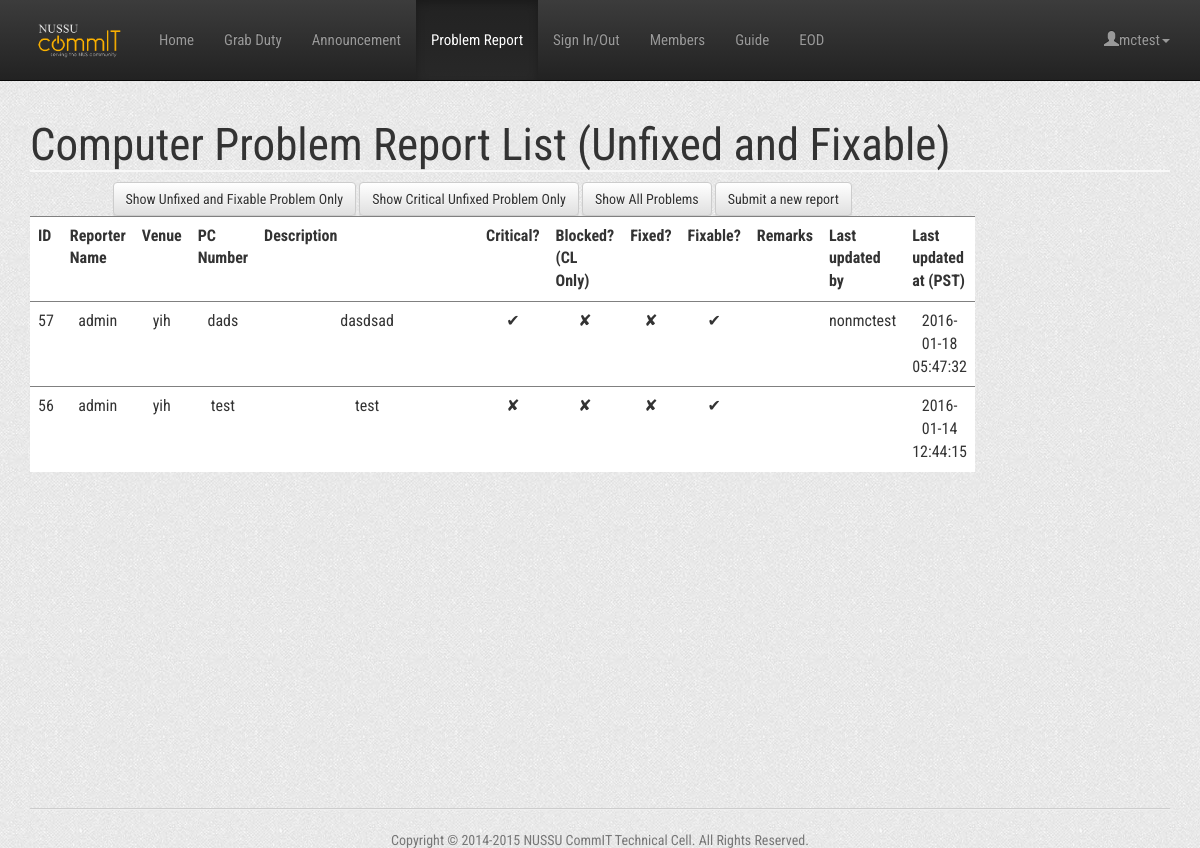
/reportlist.php (signed in), run on the app's committed database.
### tables this page shows
CREATE TABLE IF NOT EXISTS `problems` (
  `id` int(11) NOT NULL,
  `reporter_id` int(11) NOT NULL,
  `venue` varchar(5) NOT NULL,
  `description` varchar(1000) NOT NULL,
  `pc_number` varchar(4) NOT NULL,
  `handler_id` int(11) DEFAULT NULL,
  `blocked` int(11) NOT NULL DEFAULT '0',
  `remarks` varchar(1000) NOT NULL,
  `fixed` int(11) NOT NULL DEFAULT '0',
  `last_updated` timestamp NOT NULL DEFAULT CURRENT_TIMESTAMP ON UPDATE CURRENT_TIMESTAMP,
  `critical` int(11) NOT NULL DEFAULT '1',
  `fixable` int(11) NOT NULL DEFAULT '1'
);

CREATE TABLE IF NOT EXISTS `users` (
  `id` int(11) NOT NULL,
  `name` varchar(40) NOT NULL,
  `matric_number` varchar(30) DEFAULT NULL,
  `contact` varchar(30) DEFAULT NULL COMMENT 'phone number',
  `password` varchar(60) NOT NULL,
  `email` varchar(50) NOT NULL DEFAULT '',
  `is_admin` tinyint(1) NOT NULL DEFAULT '0',
  `cell` varchar(24) NOT NULL DEFAULT 'none',
  `position` varchar(24) NOT NULL DEFAULT 'Subcom',
  `new_ann` int(11) NOT NULL DEFAULT '1',
  `status` int(1) NOT NULL DEFAULT '1' COMMENT 'activation status',
  `temp1` int(11) NOT NULL,
  `temp2` int(11) NOT NULL,
  `tracking` varchar(11) NOT NULL DEFAULT '0',
  `duty` int(11) NOT NULL DEFAULT '1',
  `notification` int(11) NOT NULL DEFAULT '0'
);

### Controller/ProblemController.php (called while the page is built, shortened)
<?php
require_once(dirname(__FILE__).'/../Utils/DBoperation.php');
require_once(dirname(__FILE__).'/UserController.php');
class ProblemController {
    private static $instance;
    private $reportList;
    private function __construct() {
        $this->reportList = new DBOperation("problems");
    }
    public static function getInstance() {
        if (!self::$instance) {
            self::$instance = new self();
        }
        return self::$instance;
    }
    public function getUnfixedReportList() {
        return $this->reportList->get(array('fixed' => 0,
                                            'fixable' => 1));
    }
}
?>

### Utils/DBoperation.php (called while the page is built, shortened)
<?php
require_once(dirname(__FILE__).'/DBhandler.php');
	Class DBOperation
	{
		private $tableName;
		private static $dbHandler;
		public function DBOperation($tableName)
		{
			$this->tableName = $tableName;
			self::$dbHandler = new DBHandler();
		}
                private function commandiseCondition($condition)
                {
                    $conditionCommand = "";
                    foreach ($condition as $key => $value)
                    {
                        if ($conditionCommand != "")
                        {
                            $conditionCommand = $conditionCommand." AND ";
                        }
                        $conditionCommand = $conditionCommand.$key." = \"".$value."\"";
                    }
                    return $conditionCommand;
                }
                public function get($conditions,$sortBy = "")
		{
                    $conditionCommand = $this->commandiseCondition($conditions);
                    $query = "SELECT * FROM ".$this->tableName;
                    if ($conditionCommand != "")
                    {
                        $query = $query." WHERE ".$conditionCommand;
                    }
                    return self::$dbHandler->getQuery($query);
		}
	};
?>

### Utils/DBhandler.php (called while the page is built, shortened)
<?php
Class DBHandler
{
    private $con;
    public function DBHandler()
    {
        $this->con = mysqli_connect(DB_SERVER,DB_USER,DB_PASS,DB_NAME);
    }
    public function getQuery($query)
    {
        $result = mysqli_query($this->con,$query);
        $data = array();
        $i = 0;
        while ($data[$i++] = mysqli_fetch_array($result));
        unset($data[count($data)-1]);
        return $data;
    }
};
?>

### Controller/UserController.php (called while the page is built, shortened)
<?php
include_once(dirname(__FILE__).'/../Model/User.php');
require_once(dirname(__FILE__).'/../Utils/DBoperation.php');
class UserController {
    private static $instance;
    private $userList;
    private function __construct() {
        $this->userList = new DBOperation("users");
    }
    public static function getInstance() {
        if (!self::$instance) {
            self::$instance = new self();
        }
        return self::$instance;
    }
    public function getUserName($userID) {
        $condition = array();
        $condition["id"] = $userID;
        $user = $this->userList->get($condition);
        return $user[0]["name"];
    }
    public function getCell($userID) {
        $condition = array('id' => $userID);
        $user = $this->userList->get($condition);
        return $user[0]["cell"];
    }
}
?>

### reportlist.php (the view, shortened to what this page needs)
<?php
    include_once(dirname(__FILE__).'/Controller/ProblemController.php');
    include_once(dirname(__FILE__).'/Controller/UserController.php');
    $problemController = ProblemController::getInstance();
    if (isset($_GET['filter']) && $_GET['filter'] == 'all') {
        $problemList = $problemController->getAllReportList();
    } else if (isset($_GET['filter']) && $_GET['filter'] == 'critical') {
        $problemList = $problemController->getUnfixedCriticalReportList();
    } else {
        $problemList = $problemController->getUnfixedReportList();
    }
    $problemList = array_reverse($problemList);
    $userController = UserController::getInstance();
    $HTML_NO = "&#10008";
    $HTML_YES = "&#10004";
    $canEdit = $userController->getCell($_SESSION['user_id']) == "Technical" ? 1 : 0;
?>
<html>
  <head>
    <link href="includes/css/bootstrap.min.css" rel="stylesheet">
    <link href="includes/css/bootstrap-theme.min.css" rel="stylesheet">
        <link href="includes/css/style.css" rel="stylesheet">
  </head>
    <body>
        <?php include_once(dirname(__FILE__).'/includes/header.php');?>
        <div class="container">
        <div class="row">
            <div class="col-sm-12">
                <h1> Computer Problem Report List <?php
                    if (isset($_GET['filter']) && $_GET['filter'] == 'all') {
                        echo "(All)";
                    } else if (isset($_GET['filter']) && $_GET['filter'] == 'critical') {
                        echo "(Critical)";
                    } else {
                        echo "(Unfixed and Fixable)";
                    }
                ?> </h1>
            </div>
        </div>
        <div class="row row-centered text-centered">
        <div class="col-sm-1"></div>
        <a class='btn btn-default' href='reportlist'>Show Unfixed and Fixable Problem Only</a>
        <a class='btn btn-default' href='reportlist?filter=critical'>Show Critical Unfixed Problem Only</a>
        <a class='btn btn-default' href='reportlist?filter=all'>Show All Problems</a>
        <a class='btn btn-default' href='report'>Submit a new report</a>
        <div class="col-sm-10">
            <table class='table' style='float:left;'>
                <tr>
                    <th>ID</th>
                    <th>Reporter Name</th>
                    <th>Venue</th>
                    <th>PC Number</th>
                    <th width="200%">Description</th>
                    <th>Critical?</th>
                    <th>Blocked? (CL Only)</th>
                    <th>Fixed?</th>
                    <th>Fixable?</th>
                    <th width="300%">Remarks</th>
                    <th>Last updated by</th>
                    <th>Last updated at (PST)</th>
                </tr>
                <?php
                for ($i = 0; $i < count($problemList); ++$i) {
                    echo "<tr>";
                    echo "<td>".$problemList[$i]['id']."</td>";
                    echo "<td>".$userController->getUserName($problemList[$i]['reporter_id'])."</td>";
                    echo "<td>".$problemList[$i]['venue']."</td>";
                    echo "<td>".$problemList[$i]['pc_number']."</td>";
                    echo "<td>".$problemList[$i]['description']."</td>";
                    $isCritical = $problemList[$i]['critical'] ? $HTML_YES : $HTML_NO;
                    $isBlocked = $problemList[$i]['blocked'] ? $HTML_YES : $HTML_NO;
                    $isFixed = $problemList[$i]['fixed'] ? $HTML_YES : $HTML_NO;
                    $isFixable = $problemList[$i]['fixable'] ? $HTML_YES : $HTML_NO;
                    if ($canEdit) {
                        $params = array_merge($_GET, array("id" => $problemList[$i]['id'], "change" => "critical"));
                        $new_query_string = http_build_query($params);
                        echo "<td><a href='reportlist?$new_query_string'>$isCritical</a></td>";
                    } else {
                        echo "<td>".$isCritical."</td>";
                    }
                    if ($canEdit) {
                        $params = array_merge($_GET, array("id" => $problemList[$i]['id'], "change" => "blocked"));
                        $new_query_string = http_build_query($params);
                        echo "<td><a href='reportlist?$new_query_string'>$isBlocked</a></td>";
                    } else {
                        echo "<td>".$isBlocked."</td>";
                    }
                    if ($canEdit) {
                        $params = array_merge($_GET, array("id" => $problemList[$i]['id'], "change" => "fixed"));
                        $new_query_string = http_build_query($params);
                        echo "<td><a href='reportlist?$new_query_string'>$isFixed</a></td>";
                    } else {
                        echo "<td>".$isFixed."</td>";
                    }
                    if ($canEdit) {
                        $params = array_merge($_GET, array("id" => $problemList[$i]['id'], "change" => "fixable"));
                        $new_query_string = http_build_query($params);
                        echo "<td><a href='reportlist?$new_query_string'>$isFixable</a></td>";
                    } else {
                        echo "<td>".$isFixable."</td>";
                    }
                    if ($canEdit) {
                        echo "<td>";
                        echo $problemList[$i]['remarks'];
                        echo "<textarea form='remarks_form' name='remarks'>";
                        echo "</textarea>";
                        echo "<form method='POST' id='remarks_form'>";
                        echo "<input type='hidden' name='change' value='remarks'>";
                        echo "<input type='hidden' name='id' value='".$problemList[$i]['id']."'>";
                        echo "<input type='submit' value='Change Remark'>";
                        echo "</form>";
                        echo "</td>";
                    } else {
                        echo "<td>".$problemList[$i]['remarks']."</td>";
                    }
                    if (is_null($problemList[$i]['handler_id'])) {
                        echo "<td></td>";
                    } else {
                        echo "<td>".$userController->getUserName($problemList[$i]['handler_id'])."</td>";
                    }
                    echo "<td>".$problemList[$i]['last_updated']."</td>";
                }
                ?>
            </table>
            </div>
            <div class="col-sm-1"></div>
            </div></div>
        <?php include(dirname(__FILE__).'/includes/footer.php');?>
  </body>
</html>

### includes/css/style.css (style rules this page uses)
html { position: relative; min-height: 100%; }
body { margin-bottom: 60px; background: url(../img/bg.png); }
.table { background-color: white; }
a { color:black; }
td { text-align: center; }
h1, h2 { font-family: 'Roboto Condensed', sans-serif; font-size:45px; font-weight:400; color:#333333; }
h1 { border-bottom: 2px solid #f8f8f8; }
.table > thead > tr > th, .table > tbody > tr > th, .table > tfoot > tr > th, .table > thead > tr > td, .table > tbody > tr > td, .table > tfoot > tr > td { padding: 8px; line-height: 1.42857143; vertical-align: top; border-top: 1px solid gray; }

### data on the page
problems: id "57", reporter.name "admin", venue "yih", pc_number "dads", description "dasdsad", critical "✔", blocked "✘", fixed "✘", fixable "✔", handler.name "nonmctest", last_updated "2016-01-18 05:47:32"
problems: id "56", reporter.name "admin", venue "yih", pc_number "test", description "test", critical "✘", blocked "✘", fixed "✘", fixable "✔", last_updated "2016-01-14 12:44:15"

### other printed values
$_SESSION['user_name'] "mctest"
